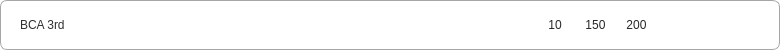
<?xml version="1.0" encoding="UTF-8"?>
<ui version="4.0">
 <class>class_card</class>
 <widget class="QWidget" name="class_card">
  <property name="geometry">
   <rect>
    <x>0</x>
    <y>0</y>
    <width>780</width>
    <height>50</height>
   </rect>
  </property>
  <property name="sizePolicy">
   <sizepolicy hsizetype="Preferred" vsizetype="Fixed">
    <horstretch>0</horstretch>
    <verstretch>0</verstretch>
   </sizepolicy>
  </property>
  <property name="minimumSize">
   <size>
    <width>0</width>
    <height>50</height>
   </size>
  </property>
  <property name="maximumSize">
   <size>
    <width>16777215</width>
    <height>50</height>
   </size>
  </property>
  <property name="styleSheet">
   <string notr="true">#class_card{
    background-color: rgb(255, 255, 255);
    border-radius: 7px;
    border: 1px solid rgb(166, 166, 166);
}

#class_card:hover{
  background-color: rgba(51, 143, 255, 20);
}</string>
  </property>
  <layout class="QHBoxLayout" name="horizontalLayout">
   <property name="spacing">
    <number>0</number>
   </property>
   <property name="leftMargin">
    <number>20</number>
   </property>
   <property name="topMargin">
    <number>1</number>
   </property>
   <property name="rightMargin">
    <number>20</number>
   </property>
   <property name="bottomMargin">
    <number>1</number>
   </property>
   <item>
    <widget class="QLabel" name="class_name">
     <property name="sizePolicy">
      <sizepolicy hsizetype="Fixed" vsizetype="Fixed">
       <horstretch>0</horstretch>
       <verstretch>0</verstretch>
      </sizepolicy>
     </property>
     <property name="styleSheet">
      <string notr="true">font: 600 18px &quot;Segoe UI&quot;;
color: rgb(48, 48, 48);
background-color: transparent;</string>
     </property>
     <property name="text">
      <string>BCA 3rd</string>
     </property>
    </widget>
   </item>
   <item>
    <spacer name="horizontalSpacer_2">
     <property name="orientation">
      <enum>Qt::Orientation::Horizontal</enum>
     </property>
     <property name="sizeHint" stdset="0">
      <size>
       <width>40</width>
       <height>20</height>
      </size>
     </property>
    </spacer>
   </item>
   <item>
    <widget class="QWidget" name="status_container" native="true">
     <property name="sizePolicy">
      <sizepolicy hsizetype="Fixed" vsizetype="Fixed">
       <horstretch>0</horstretch>
       <verstretch>0</verstretch>
      </sizepolicy>
     </property>
     <property name="styleSheet">
      <string notr="true">QPushButton{
  font: 600 12pt &quot;Segoe UI&quot;;
  color: rgb(39, 39, 39);
  background: transparent;
  border: none;
}
#status_container{
background-color: transparent;}</string>
     </property>
     <layout class="QHBoxLayout" name="horizontalLayout_3">
      <property name="spacing">
       <number>20</number>
      </property>
      <item>
       <widget class="QPushButton" name="total_user_label">
        <property name="minimumSize">
         <size>
          <width>20</width>
          <height>20</height>
         </size>
        </property>
        <property name="text">
         <string>10</string>
        </property>
        <property name="icon">
         <iconset>
          <normaloff>icons/users.png</normaloff>icons/users.png</iconset>
        </property>
        <property name="iconSize">
         <size>
          <width>20</width>
          <height>20</height>
         </size>
        </property>
       </widget>
      </item>
      <item>
       <widget class="QPushButton" name="present_label">
        <property name="text">
         <string>150</string>
        </property>
        <property name="icon">
         <iconset>
          <normaloff>icons/present.png</normaloff>icons/present.png</iconset>
        </property>
        <property name="iconSize">
         <size>
          <width>18</width>
          <height>18</height>
         </size>
        </property>
       </widget>
      </item>
      <item>
       <widget class="QPushButton" name="absent_label">
        <property name="text">
         <string>200</string>
        </property>
        <property name="icon">
         <iconset>
          <normaloff>icons/absent.png</normaloff>icons/absent.png</iconset>
        </property>
        <property name="iconSize">
         <size>
          <width>20</width>
          <height>20</height>
         </size>
        </property>
       </widget>
      </item>
      <item>
       <widget class="QPushButton" name="btn_edit">
        <property name="sizePolicy">
         <sizepolicy hsizetype="Fixed" vsizetype="Fixed">
          <horstretch>0</horstretch>
          <verstretch>0</verstretch>
         </sizepolicy>
        </property>
        <property name="cursor">
         <cursorShape>PointingHandCursor</cursorShape>
        </property>
        <property name="styleSheet">
         <string notr="true"/>
        </property>
        <property name="text">
         <string/>
        </property>
        <property name="icon">
         <iconset>
          <normaloff>icons/edit.png</normaloff>icons/edit.png</iconset>
        </property>
        <property name="iconSize">
         <size>
          <width>18</width>
          <height>18</height>
         </size>
        </property>
       </widget>
      </item>
      <item>
       <widget class="QPushButton" name="btn_delete">
        <property name="cursor">
         <cursorShape>PointingHandCursor</cursorShape>
        </property>
        <property name="text">
         <string/>
        </property>
        <property name="icon">
         <iconset>
          <normaloff>icons/delete.png</normaloff>icons/delete.png</iconset>
        </property>
        <property name="iconSize">
         <size>
          <width>20</width>
          <height>20</height>
         </size>
        </property>
       </widget>
      </item>
     </layout>
    </widget>
   </item>
  </layout>
 </widget>
 <resources/>
 <connections/>
</ui>
